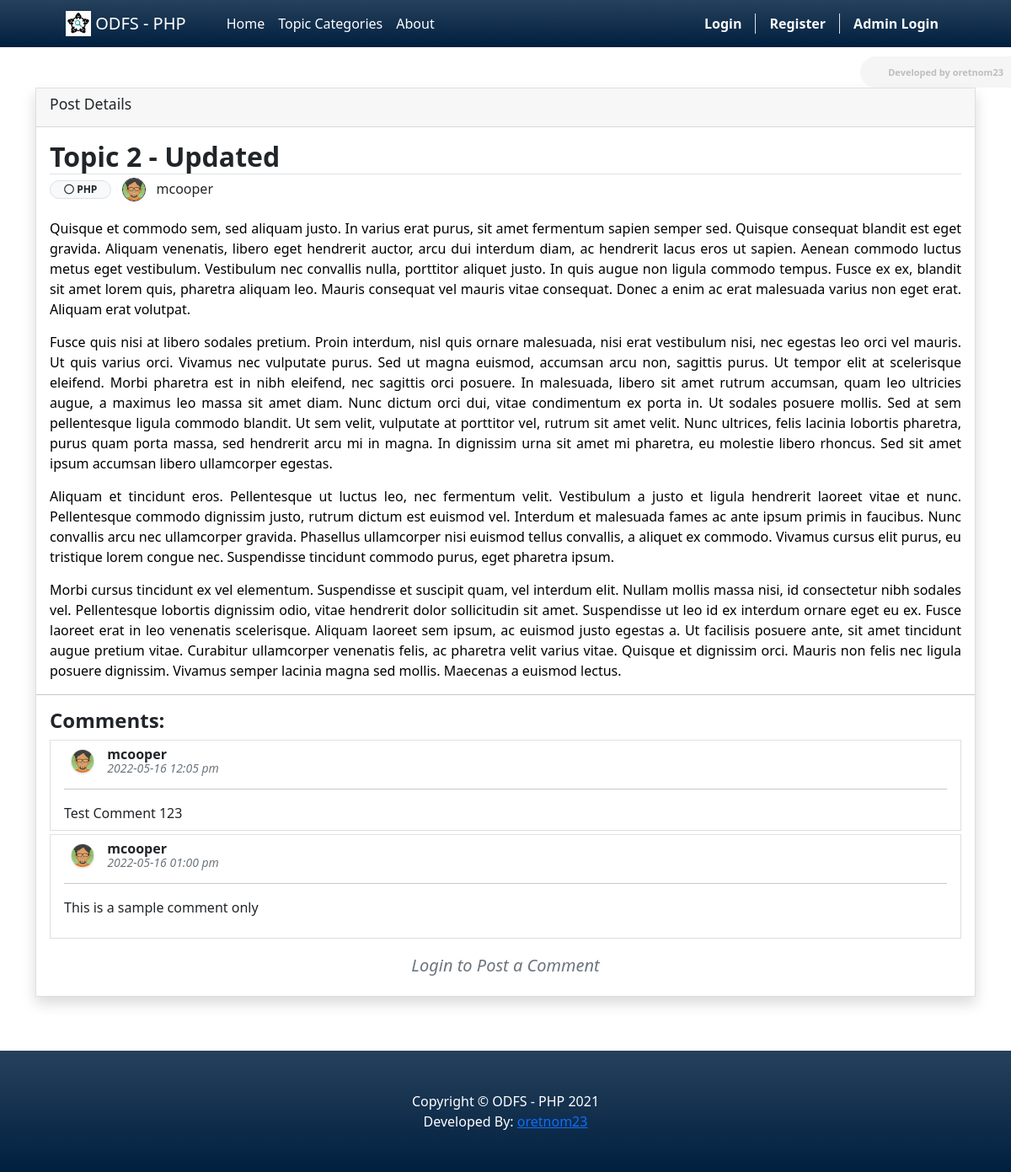
The page /?p=posts/view_post&id=2 on the database its author committed.
### tables this page shows
CREATE TABLE `comment_list` (
  `id` int(30) NOT NULL,
  `user_id` int(30) NOT NULL,
  `post_id` int(30) NOT NULL,
  `comment` text NOT NULL,
  `date_created` datetime NOT NULL DEFAULT current_timestamp()
);

CREATE TABLE `users` (
  `id` int(50) NOT NULL,
  `firstname` varchar(250) NOT NULL,
  `middlename` text DEFAULT NULL,
  `lastname` varchar(250) NOT NULL,
  `username` text NOT NULL,
  `password` text NOT NULL,
  `avatar` text DEFAULT NULL,
  `last_login` datetime DEFAULT NULL,
  `type` tinyint(1) NOT NULL DEFAULT 0,
  `date_added` datetime NOT NULL DEFAULT current_timestamp(),
  `date_updated` datetime DEFAULT current_timestamp() ON UPDATE current_timestamp()
);

### config.php (called while the page is built, shortened)
<?php
require_once('classes/DBConnection.php');
require_once('classes/SystemSettings.php');
function validate_image($file){
    global $_settings;
	if(!empty($file)){
        $ex = explode("?",$file);
        $file = $ex[0];
        $ts = isset($ex[1]) ? "?".$ex[1] : '';
		if(is_file(base_app.$file)){
			return base_url.$file.$ts;
		}else{
			return base_url.($_settings->info('logo'));
		}
	}else{
		return base_url.($_settings->info('logo'));
	}
}
?>

### classes/DBConnection.php (called while the page is built, shortened)
<?php
class DBConnection{
    private $host = DB_SERVER;
    private $username = DB_USERNAME;
    private $password = DB_PASSWORD;
    private $database = DB_NAME;
    public $conn;
    public function __construct(){
        if (!isset($this->conn)) {
            $this->conn = new mysqli($this->host, $this->username, $this->password, $this->database);
        }
    }
}
?>

### classes/SystemSettings.php (called while the page is built, shortened)
<?php
class SystemSettings extends DBConnection{
	function userdata($field = ''){
		if(!empty($field)){
			if(isset($_SESSION['userdata'][$field]))
				return $_SESSION['userdata'][$field];
			else
				return null;
		}else{
			return false;
		}
	}
}
$_settings = new SystemSettings();
?>

### posts/view_post.php (the view, shortened to what this page needs)
<div class="section py-5">
    <div class="container">
        <div class="card rounded-0 shadow">
            <div class="card-header">
                <h4 class="card-title">Post Details</h4>
            </div>
            <div class="card-body">
                <div class="contrain-fluid">
                    <div style="line-height:1em" class="mb-3">
                        <h2 class="font-weight-bold mb-0 border-bottom"><?= $title ?></h2>
                        <div class="py-1">
                            <small class="badge badge-light border text-dark rounded-pill px-3 me-2"><i class="far fa-circle"></i> <?= $category ?></small>
                            <span class="me-2"><img src="<?= validate_image($avatar) ?>" alt="" class="img-thumbnail border border-dark post-user rounded-circle p-0"></span>
                            <span class=""><?= $username ?></span>
                        </div>
                    </div>
                    <div>
                        <?= $content ?>
                    </div>
                    <hr class="mx-n3">
                    <h4 class="font-weight-bolder">Comments:</h4>
                    <div class="list-group comment-list mb-3 rounded-0">
                        <?php
                        $comments = $conn->query("SELECT c.*, u.username, u.avatar FROM `comment_list` c inner join `users` u on c.user_id = u.id where c.post_id ='{$id}' order by abs(unix_timestamp(c.date_created)) asc ");
                        while($row = $comments->fetch_assoc()):
                        ?>
                        <div class="list-group-item list-group-item-action mb-1 border-top">
                            <div class="d-flex align-items-center w-100">
                                <div class="col-auto">
                                    <img src="<?= validate_image($row['avatar']) ?>" alt="" class="comment-user rounded-circle img-thumbnail p-0 border">
                                </div>
                                <div class="col-auto flex-shrink-1 flex-grow-1">
                                    <div style="line-height:1em">
                                        <div class="font-weight-bolder"><?= $row['username'] ?></div>
                                        <div><small class="text-muted"><i><?= date("Y-m-d h:i a", strtotime($row['date_created'])) ?></i></small></div>
                                    </div>
                                </div>
                            </div>
                            <hr>
                            <div><?= $row['comment'] ?></div>
                        </div>
                        <?php endwhile; ?>
                    </div>
                    <?php if($_settings->userdata('id') == ''): ?>
                        <h5 class="text-center text-muted"><i>Login to Post a Comment</i></h5>
                    <?php endif; ?>
                </div>
            </div>
        </div>
    </div>
</div>

### posts/view_post.php (style rules this page uses)
.post-user, .comment-user { width: 1.8em; height: 1.8em; object-fit:cover; object-position:center center; }

### rows shown on the page
comment_list: user.avatar (picture), user.username "mcooper", date_created "2022-05-16 12:05 pm", comment "Test Comment 123"
comment_list: user.avatar (picture), user.username "mcooper", date_created "2022-05-16 01:00 pm", comment "This is a sample comment only"

### other values the page prints
$_settings->info('short_name') "ODFS - PHP"
$title "Topic 2 - Updated"
$category "PHP"
$username "mcooper"
